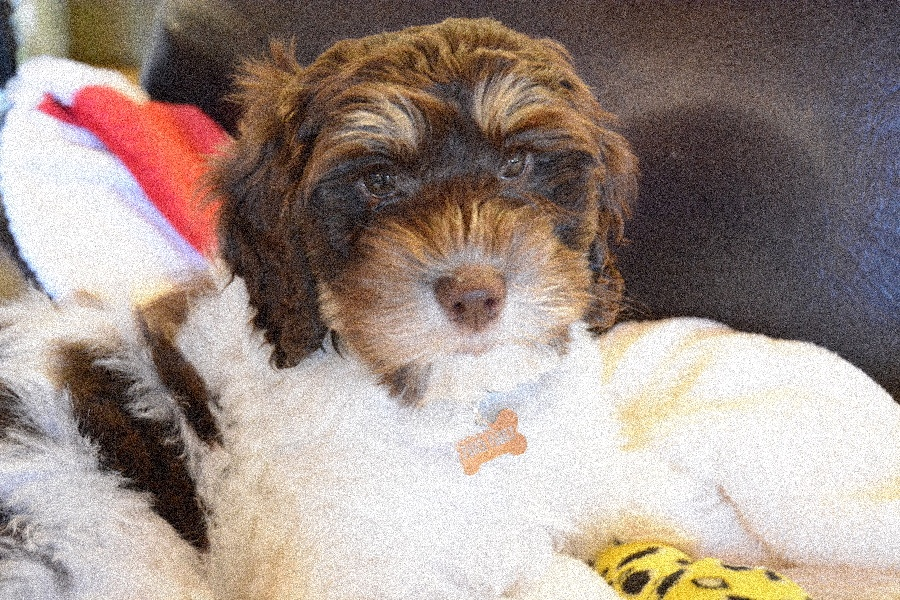
#> input picture CSC/puppy_noisy.JPG, 900 x 600 px, found by its file name
$ python 3.2.py
#> lines starting #> are read from the running program, lines starting #| are printed output that depends on the picture
import cv2
import numpy

img_puppy = cv2.imread("puppy_noisy.jpg")
#> img_puppy is the input picture: shape (600, 900, 3); mean B, G, R 136.4, 143.9, 159.7
#img_

# 3.2.1
img_puppy_copy1 = cv2.GaussianBlur(img_puppy, (3, 3), 0)
img_puppy_copy2 = cv2.GaussianBlur(img_puppy, (9, 9), 0)
img_puppy_copy3 = cv2.GaussianBlur(img_puppy, (27, 27), 0)
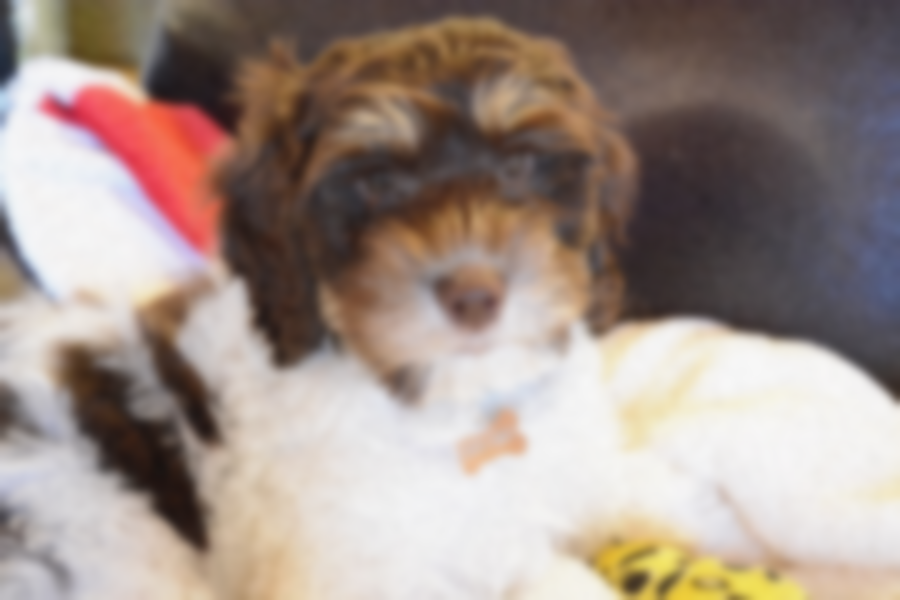
#> img_puppy_copy3: shape (600, 900, 3); mean B, G, R 136.4, 143.9, 159.7

cv2.imshow("Original Noisy Puppy", img_puppy)
cv2.imshow("3,3", img_puppy_copy1)
cv2.imshow("9, 9", img_puppy_copy2)
cv2.imshow("27, 27", img_puppy_copy3)

cv2.imwrite("puppy_noise.jpeg", img_puppy)
cv2.imwrite("puppy_3.jpeg", img_puppy_copy1)
cv2.imwrite("puppy_9.jpeg", img_puppy_copy2)
cv2.imwrite("puppy_27.jpeg", img_puppy_copy3)


# 3.2.2

img_puppy_noise = img_puppy
img_puppy = cv2.imread("puppy.jpg")
img_field = cv2.imread("field.jpg")
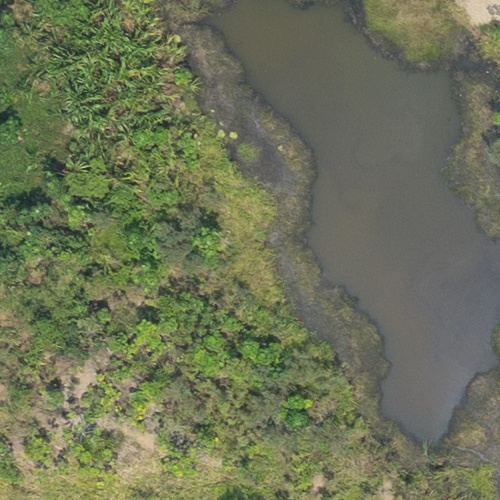
#> input picture CSC/field.jpg, 500 x 500 px
#> img_field is the input picture: shape (500, 500, 3); mean B, G, R 87.1, 115.3, 109

img_puppy_edge = cv2.Canny(img_puppy, 50, 50)
img_puppy_noise_edge = cv2.Canny(img_puppy_noise, 50, 50)
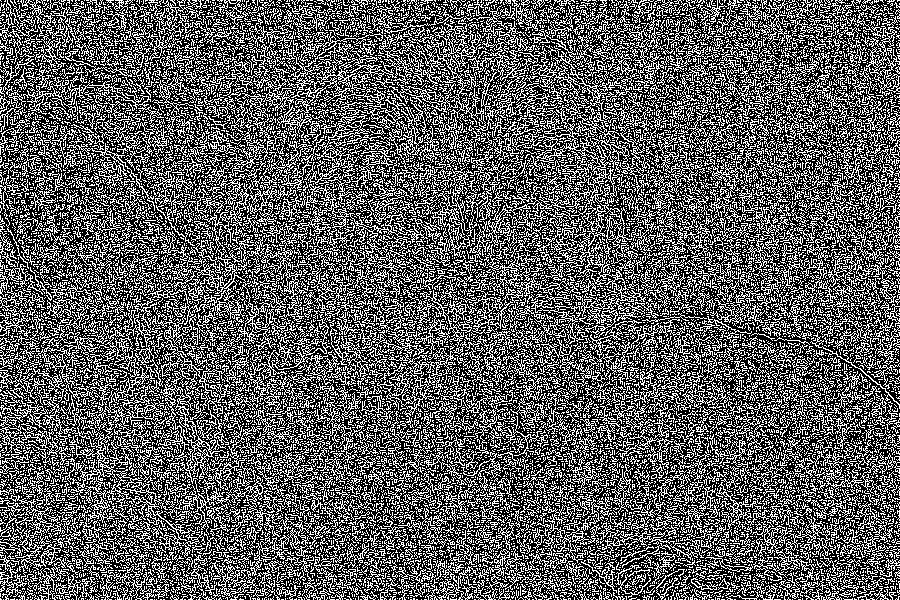
#> img_puppy_noise_edge: shape (600, 900); 36.7% white in thin lines or dots
img_field_edge = cv2.Canny(img_field, 50, 50)
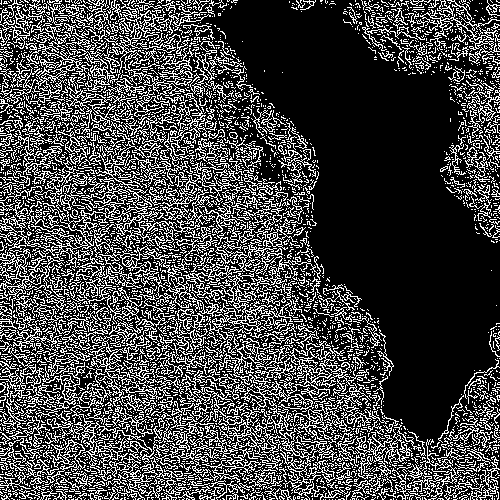
#> img_field_edge: shape (500, 500); 27% white in thin lines or dots
cv2.imshow("Original Puppy Canny", img_puppy_edge)
cv2.imshow("Noisy Puppy Canny", img_puppy_noise_edge)
cv2.imshow("Field Original", img_field)
cv2.imshow("Field Edge", img_field_edge)

cv2.imwrite("puppy_noise_edge.jpg", img_puppy_noise_edge)
cv2.imwrite("puppy_edge.jpg", img_puppy_edge)
cv2.imwrite("field_edge.jpg", img_field_edge)

cv2.waitKey()
